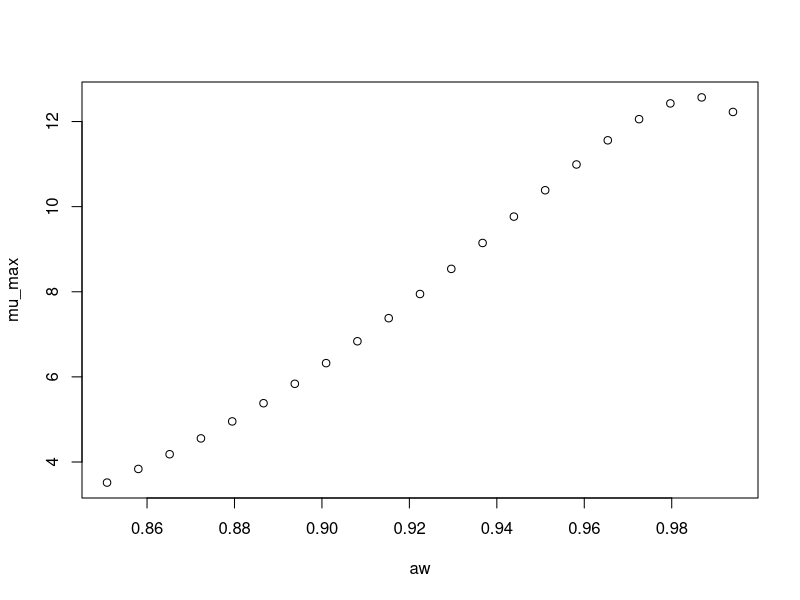

This figure's R source:
#############################
# start of Parameter script
#############################
aw <- seq(0.85085,0.994005994005994,length.out=21)
#############################
# end of Parameter script
#############################
############################# 
# start of Model script Gropin ID 1098 
#############################
 
# constant coefficients for this model
 
variables <- data.frame(aw)
argumentsPar <- expand.grid(variables)
 
# heart of the model
response_surface <- function(aw) {
   mumax <-exp((2.290+4.119*sqrt(1-aw)-17.589*((sqrt(1-aw))^2)))

return(mumax=mumax)
} 

# output parameters
mumax <- cbind(argumentsPar,response_surface(argumentsPar['aw']))
colnames(mumax) <- c(colnames(argumentsPar),'mumax')
#############################
# End of Model script
#############################
############################# 
# start of Visualisation script Gropin ID 1098 
#############################
plot(aw,mumax$mumax,
                          xlab='aw',
                          ylab='mu_max')
#############################
# End of Visualisation script
#############################
